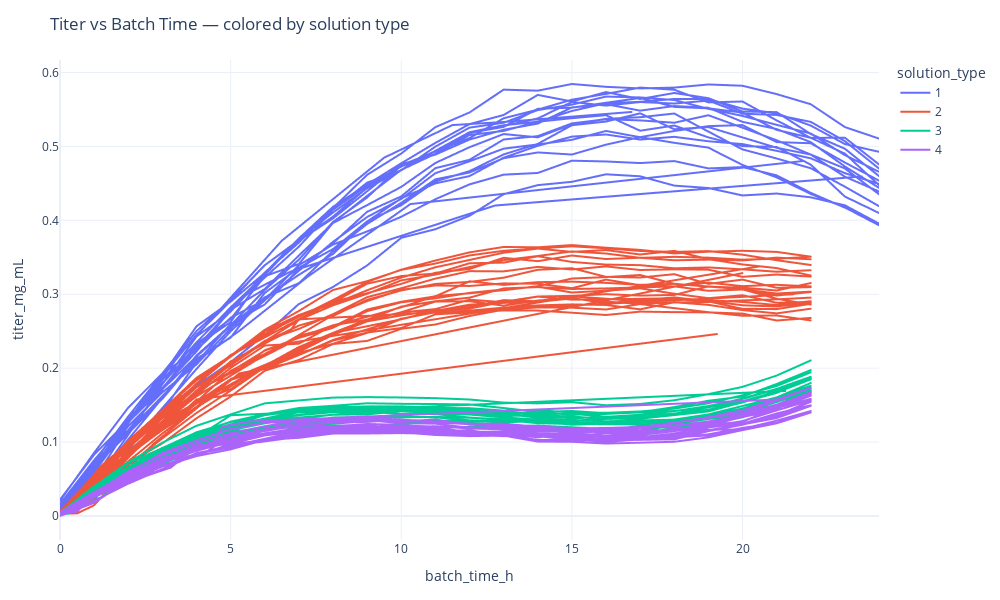

Here is the notebook cell this chart was saved with:
### Code cell
# Ensure proper ordering along the x-axis
combined_plot = combined_df.sort_values(["solution_type", "batch_id", "batch_time_h"])

fig = px.line(
    combined_plot,
    x="batch_time_h",
    y="titer_mg_mL",
    color="solution_type",     # color by solution type (legend groups)
    line_group="batch_id",     # separate line per batch_id (no aggregation)
    hover_name="batch_id",     # show batch_id on hover
    labels={
        "batch_time_h": "batch_time_h",
        "titer_mg_mL": "titer_mg_mL",
        "solution_type": "solution_type"
    },
    title="Titer vs Batch Time — colored by solution type"
)

fig.update_layout(
    width=1000,
    height=600,
    template="plotly_white",
    legend_title_text="solution_type",
    margin=dict(l=60, r=20, t=60, b=60)
)

fig.show()

# Optional: save to an interactive HTML file
# fig.write_html("titer_vs_time_by_solution.html")

# Optional: save a static image (requires: pip install -U kaleido)
# fig.write_image("titer_vs_time_by_solution.png", width=1000, height=600, scale=2)
